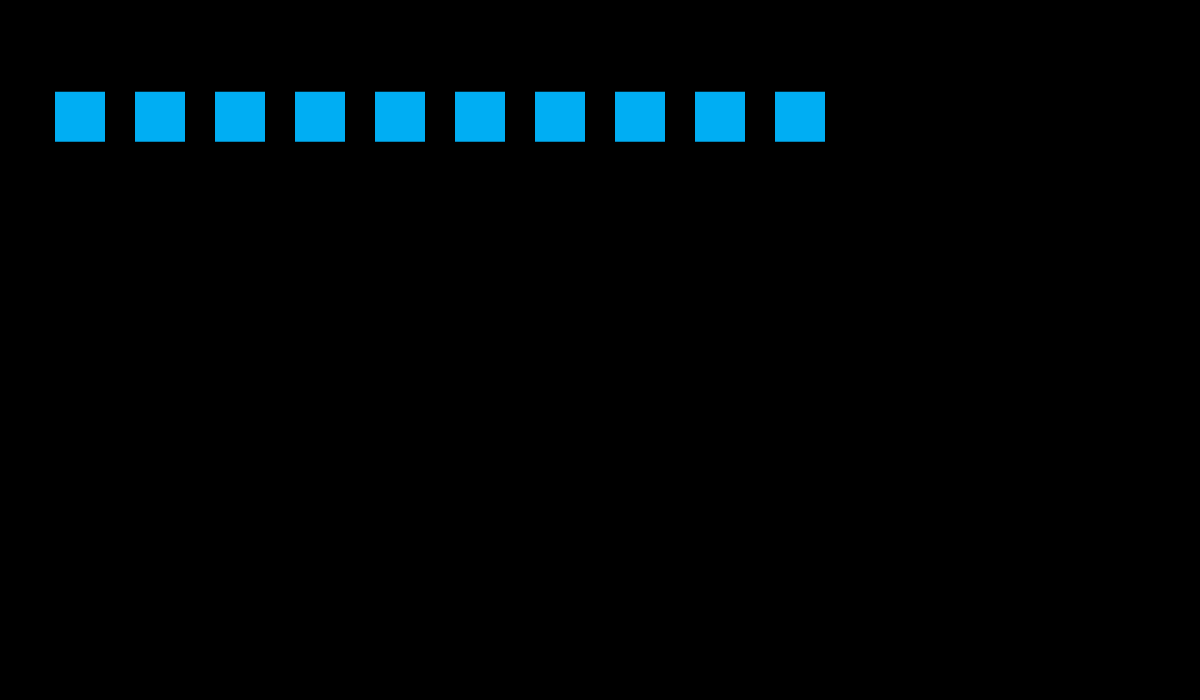
Frame 1 (no input)
Frame 60 (no input): identical to frame 1, image omitted
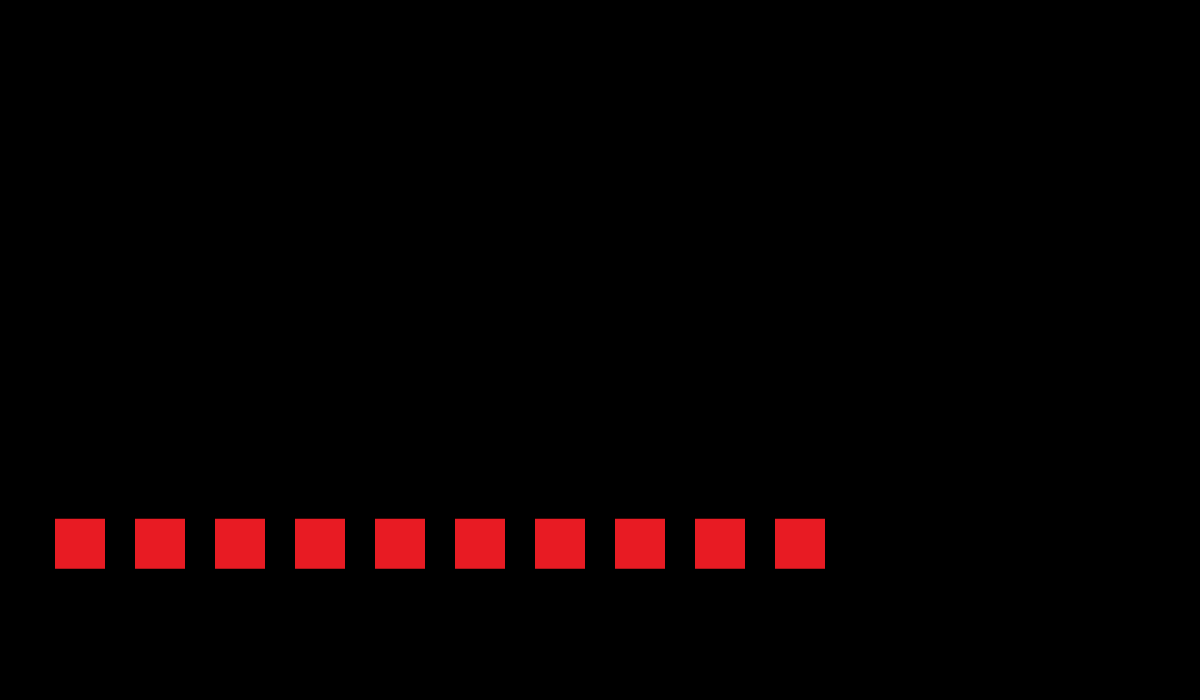
Frame 120 (the mouse pressed at the canvas centre since frame 60)

The p5.js sketch that drew these frames (run headless with seeded random() and noise() and a simulated clock; from frame 60 on, the mouse is pressed at the canvas centre):

// p5.js sketch
// ── sketch.js
let squares=[];
let isDown=false;

let TopY;
let BottomY;

function setup() {
  createCanvas(1200, 700);
  TopY=height/6;
  BottomY=random(height / 2, height - 50);
  //squares.push(new Square(width/6, TopY, 30));
  
   for (let col = 0; col <10; col++){
	for (let row = 0; row<1; row++){
		
		let x = 80 + col*80;
		let y = TopY + row*50;
		squares.push(new Square(x, y, 50, col+1))

	}
  }
  
}

function draw() {
  background(0);

  
   for (let s of squares){
	s.shift();
	s.display();
	}

}
		 



function mousePressed(){
	isDown = !isDown;
	
	
	
	let targetY;
	if(isDown){
		targetY=BottomY;
		for(let s of squares){
		s.changeColor(232, 27, 35);

		}
		}else{
			targetY=TopY;
			for(let s of squares){
		s.changeColor(0, 174, 243);

		}
		}
	
	for(let s of squares){
		s.setTarget(s.pos.x, targetY);

		}
}
	//for (let i = 0; i < squares.length; i += 1) {
    //squares[i].setTarget(squares[i].pos.x, targetY);
	
	
	//for (let i = 0; i<vectors.length; i++){
	//	vectors[i].setTarget(vectors[i].pos.x, targetY);
		 

// ── Square.js
class Square {
  constructor(x, y, size, num) {
    this.pos = createVector(x, y);
    this.size = size;
    this.vel = createVector(0,0);
    
    this.c = color(0, 174, 243);
    this.target = createVector(x, y);
    this.num = num;
  }
  
   hover(){
	 let d = dist(mouseX, mouseY, this.pos.x, this.pos.y);
	 return d<this.size/2;
	}

  display() {
   noStroke();
   fill(this.c);
   rectMode(CENTER);
   square(this.pos.x, this.pos.y, this.size);
   
   if (this.hover()){
	fill(0);
	textSize(16);
	textAlign(CENTER, CENTER);
	text(this.num, this.pos.x, this.pos.y);
   
	   }
   
   //this.pos.add(this.vel);
   
   //this.x += this.vx;
   //this.y += this.vy;


  }
  
  setTarget(tx, ty){
	  this.target.set(tx, ty);
  }
  
  changeColor(r, g, b){
	  this.c = color(r, g, b);
  }
	  
  
  shift() {
	  
	  this.pos.lerp(this.target, 0.05); 
	  //= p5.Vector.lerp(this.pos, this.target, 0.05);
	 
	  
  }
  
  

}
